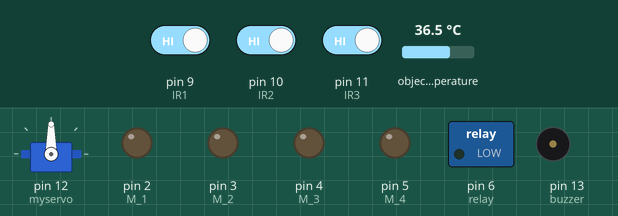
The sketch below on a simulated Arduino Uno, built with avr-gcc and run on an emulated ATmega328P. Parts: servo, switched loads named in the sketch (green lamp = pin HIGH), output pins drawn as LEDs (lit = HIGH), buzzer (waves = sounding, pin HIGH). The test bench sets the inputs (shaded band); at power-on: pin 11 (IR3) HIGH, pin 9 (IR1) HIGH, pin 10 (IR2) HIGH, object temperature 36.5 °C. The modem accepts every AT command (registered, SIM ready, sends succeed) and sends nothing else; what the sketch prints to the serial monitor is not drawn.

Above: at 1.2 s.
1.3 s: pin 11 (IR3) driven LOW
At 5.0 s:
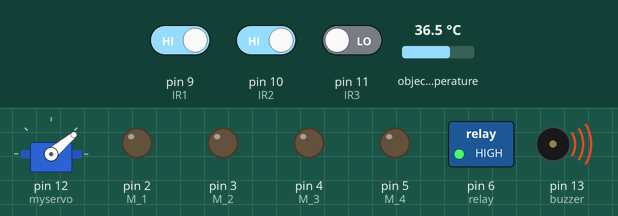
5.4 s: pin 9 (IR1) driven LOW and pin 10 (IR2) driven LOW
9.6 s: object temperature set to 34.3 °C
11.5 s: object temperature set to 33.5 °C
At 12.4 s:
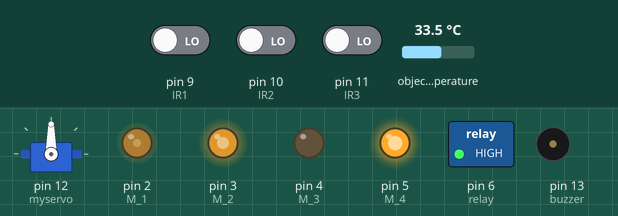
13.5 s: pin 9 (IR1) driven HIGH
At 14.2 s:
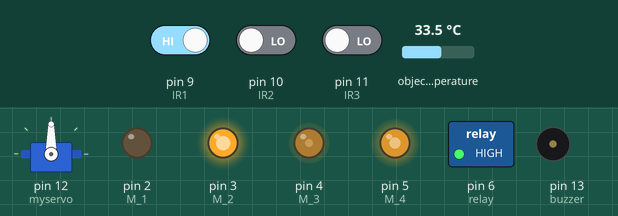
15.0 s: pin 10 (IR2) driven HIGH
At 15.8 s:
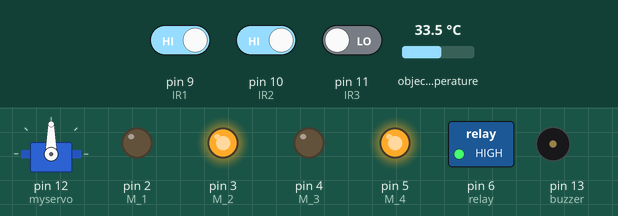
Timing chart, 0 to 17.5 s (numbered marks = the images above; inputs shaded):
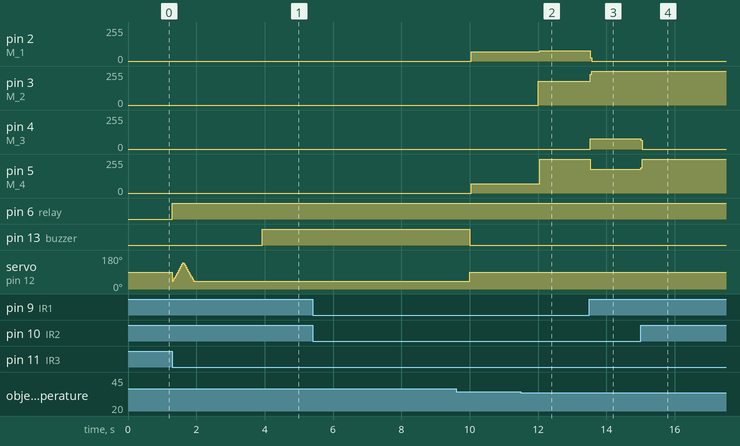

The sketch:

fire_fighting.ino
```cpp
#include <Adafruit_MLX90614.h>
#include <Servo.h>
#include <SoftwareSerial.h>

Servo myservo;
Adafruit_MLX90614 mlx = Adafruit_MLX90614();
#define M_1 2
#define M_2 3
#define M_3 4
#define M_4 5
#define relay 6
#define IR1 9
#define IR2 10
#define IR3 11
#define buzzer 13

int a, b, c, d;
int pos = 0;
unsigned long previousMillis = 0;
const long tempInterval = 1000;

SoftwareSerial SIM800L(7, 8);  // RX, TX

bool fireAlertSent = false;
unsigned long lastFireTime = 0;
const unsigned long fireResetDelay = 15000; // 15 sec cooldown

void setup() {
  Serial.begin(9600);
  SIM800L.begin(9600);

  // Sensor startup
  if (!mlx.begin()) {
    Serial.println("MLX90614 not found!");
    // Don't hang, just skip usage
  }

  pinMode(M_1, OUTPUT); pinMode(M_2, OUTPUT);
  pinMode(M_3, OUTPUT); pinMode(M_4, OUTPUT);
  pinMode(relay, OUTPUT);
  pinMode(IR1, INPUT_PULLUP);
  pinMode(IR2, INPUT_PULLUP);
  pinMode(IR3, INPUT_PULLUP);
  pinMode(buzzer, OUTPUT);

  myservo.attach(12);
  myservo.write(90);

  digitalWrite(relay, LOW);
  digitalWrite(buzzer, LOW);

  Serial.println("System Ready.");
}

void loop() {
  a = digitalRead(IR1);
  b = digitalRead(IR2);
  c = digitalRead(IR3);

  temp();
  fire();
}

void fire() {
  if (a == 0) {
    left();
  } else if (b == 0) {
    right();
  } else if (a == 1 && b == 1 && c == 1) {
    Stop();
  }

  if (c == 0 && d > 33) {
    Stop();
    digitalWrite(relay, HIGH);

    if (!fireAlertSent || (millis() - lastFireTime > fireResetDelay)) {
      fireAlertSent = true;
      lastFireTime = millis();
      servoNonBlocking();
      delay(2000);
      fireDetected();
    }

  } else if (c == 0) {
    back();
  } else {
    Stop();
    digitalWrite(relay, LOW);
    myservo.write(90);

    if (millis() - lastFireTime > fireResetDelay) {
      fireAlertSent = false;
    }
  }
}

void temp() {
  if (millis() - previousMillis >= tempInterval) {
    previousMillis = millis();

    float objTemp = mlx.readObjectTempC();
    if (isnan(objTemp)) {
      Serial.println("Sensor Error!");
      return;
    }

    d = (int)objTemp;
    Serial.print("Temperature: ");
    Serial.print(d);
    Serial.println(" °C");
  }
}

void forward() {
  digitalWrite(M_1, HIGH);
  digitalWrite(M_2, LOW);
  digitalWrite(M_3, HIGH);
  digitalWrite(M_4, LOW);
}

void back() {
  digitalWrite(M_1, LOW);
  digitalWrite(M_2, HIGH);
  digitalWrite(M_3, LOW);
  digitalWrite(M_4, HIGH);
}

void left() {
  digitalWrite(M_1, HIGH);
  digitalWrite(M_2, LOW);
  digitalWrite(M_3, LOW);
  digitalWrite(M_4, HIGH);
}

void right() {
  digitalWrite(M_1, LOW);
  digitalWrite(M_2, HIGH);
  digitalWrite(M_3, HIGH);
  digitalWrite(M_4, LOW);
}

void Stop() {
  digitalWrite(M_1, LOW);
  digitalWrite(M_2, LOW);
  digitalWrite(M_3, LOW);
  digitalWrite(M_4, LOW);
}

void fireDetected() {
  Serial.println("🔥 Fire Detected!");
  digitalWrite(buzzer, HIGH);
  sendSMS("🔥 Fire detected! Take action.");
  delay(1000);  // Short tone
  digitalWrite(buzzer, LOW);
  digitalWrite(relay, LOW);
  myservo.write(90);
}

void sendSMS(String message) {
  Serial.println("Sending SMS...");
  SIM800L.println("AT+CMGF=1");
  delay(1000);

  SIM800L.println("AT+CMGS=\"+91123456789\"");
  delay(1000);
  SIM800L.print(message);
  SIM800L.write(26);  // Ctrl+Z
  delay(3000);        // Allow send
  Serial.println("SMS Sent.");
}

// Non-blocking servo movement (optional, can expand further if needed)
void servoNonBlocking() {
  for (int i = 40; i <= 140; i += 5) {
    myservo.write(i);
    delay(15);
  }
  for (int i = 140; i >= 40; i -= 5) {
    myservo.write(i);
    delay(15);
  }
}
```

Measured:
- the behaviour switches between 34 and 33.9 °C on object temperature (found by bisection; images 1 and 2)
- after the input at 1.3 s, pin 6 (relay): LOW → HIGH at once; pin 13 (buzzer): LOW → HIGH after 2.6 s
- after the input at 5.4 s, every drawn part: stays the same
- after the input at 11.5 s, pin 2 (M_1): 68/255 → 78/255 after 0.55 s; pin 3 (M_2): 0/255 → 178/255 after 0.51 s; pin 5 (M_4): 68/255 → 255/255 after 0.55 s
- after the input at 13.5 s, pin 2 (M_1): 78/255 → 0/255 at once; pin 3 (M_2): 178/255 → 255/255 at once; pin 4 (M_3): 0/255 → 78/255 at once; pin 5 (M_4): 255/255 → 177/255 at once
- after the input at 15.0 s, pin 4 (M_3): 78/255 → 0/255 at once; pin 5 (M_4): 177/255 → 255/255 at once
